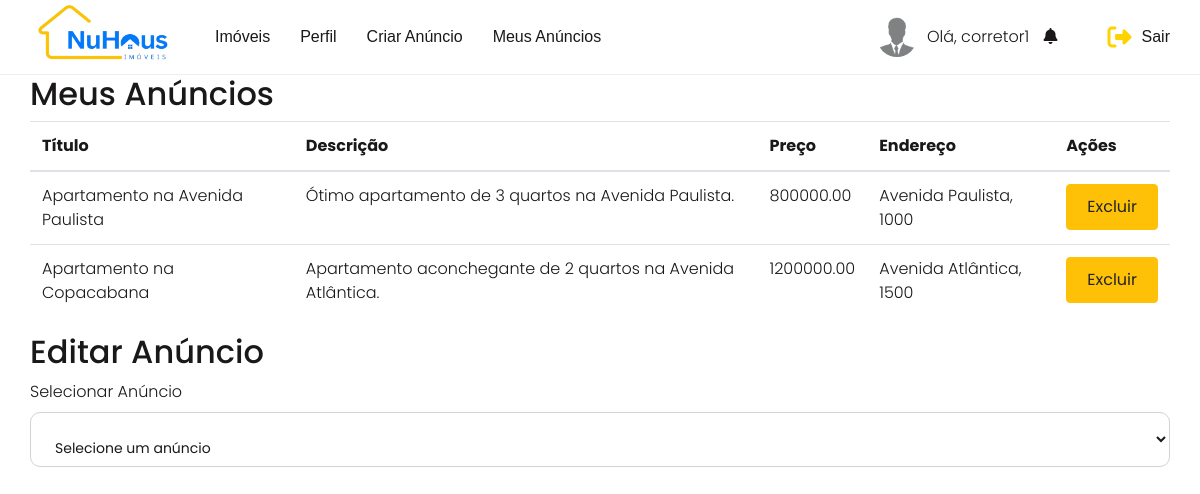
The app's page /imobiliaria/index.php?page=corretor (signed in) with its own data.
### tables this page shows
CREATE TABLE announcement (
    announcement_id INT AUTO_INCREMENT PRIMARY KEY,
    title VARCHAR(255) NOT NULL,
    description TEXT NOT NULL,
    price DECIMAL(10, 2) NOT NULL,
    build_id INT NOT NULL,
    user_id INT NOT NULL,
	isHighlighted BOOLEAN NOT NULL,
    FOREIGN KEY (build_id) REFERENCES build(build_id),
    FOREIGN KEY (user_id) REFERENCES user(user_id)
);

CREATE TABLE build (
    build_id INT AUTO_INCREMENT PRIMARY KEY,
    address VARCHAR(255) NOT NULL,
    city_id INT,
    state_id INT,
    photos LONGTEXT,
    info_area_total DECIMAL(10, 2) NOT NULL,
    info_parking_space INT NOT NULL,
    info_rooms INT NOT NULL,
    bairro VARCHAR(255) NOT NULL,
    condominium_price DECIMAL(10, 2),
    iptu_price DECIMAL(10, 2) NOT NULL,
    build_type VARCHAR(50) NOT NULL,
    FOREIGN KEY (city_id) REFERENCES city(city_id),
    FOREIGN KEY (state_id) REFERENCES state(state_id)
);

### imobiliaria/helpers/corretorCRUD.php (called while the page is built, shortened)
<?php
function getAnnouncements($con, $user_id) {
    $sql = "SELECT a.announcement_id, a.title, a.description, a.price, b.address, a.build_id
            FROM announcement a
            JOIN build b ON a.build_id = b.build_id
            WHERE a.user_id = ?";
    $stmt = $con->prepare($sql);
    $stmt->bind_param("i", $user_id);
    $stmt->execute();
    return $stmt->get_result();
}
?>

### imobiliaria/pages/corretor.php (the view, shortened to what this page needs)
<?php
require __DIR__ . '/../helpers/corretorCRUD.php';
$con = mysqli_connect("localhost", "root", "", "corretora");
$user_id = $_SESSION['user_id'];
$announcements = getAnnouncements($con, $user_id);
?>
<!DOCTYPE html>
<html lang="pt-br">
<head>
    <link rel="stylesheet" type="text/css" href="../assets/css/style.css">
</head>
<body>
    <div class="content">
        <div class="container">
            <h2>Meus Anúncios</h2>
            <table class="table">
                <thead>
                    <tr>
                        <th>Título</th>
                        <th>Descrição</th>
                        <th>Preço</th>
                        <th>Endereço</th>
                        <th>Ações</th>
                    </tr>
                </thead>
                <tbody>
                    <?php while ($row = $announcements->fetch_assoc()): ?>
                        <tr>
                            <td><?php echo htmlspecialchars($row['title']); ?></td>
                            <td><?php echo htmlspecialchars($row['description']); ?></td>
                            <td><?php echo htmlspecialchars($row['price']); ?></td>
                            <td><?php echo htmlspecialchars($row['address']); ?></td>
                            <td>
                                <form method="post" style="display:inline;">
                                    <button type="submit" name="delete" class="btn-yellow">Excluir</button>
                                </form>
                            </td>
                        </tr>
                    <?php endwhile; ?>
                </tbody>
            </table>
            <h2>Editar Anúncio</h2>
            <form method="post" enctype="multipart/form-data">
                <div class="form-group">
                    <label for="announcement_selector">Selecionar Anúncio</label>
                    <select id="announcement_selector" class="form-control">
                        <option value="">Selecione um anúncio</option>
                    </select>
                </div>
            </form>
        </div>
    </div>
</body>
</html>

### imobiliaria/assets/css/style.css (style rules this page uses)
:root { --site-color: #ffd300;--font-color: #1a1818;--padding-default: 30px }
* { box-sizing:border-box }
html,body { font-size:16px }
body { font-family:"Poppins", sans-serif;color:var(--font-color) }

### imobiliaria/pages/corretor.php (style rules this page uses)
.btn-yellow { background-color: #ffc107; color: #212529; border: 1px solid #ffc107; padding: 10px 20px; border-radius: 4px; cursor: pointer; }

### records on screen
announcement: title "Apartamento na Avenida Paulista", description "Ótimo apartamento de 3 quartos na Avenida Paulista.", price "800000.00", build.address "Avenida Paulista, 1000"
announcement: title "Apartamento na Copacabana", description "Apartamento aconchegante de 2 quartos na Avenida Atlântica.", price "1200000.00", build.address "Avenida Atlântica, 1500"

### other values on screen
$_SESSION['name'] "corretor1"
